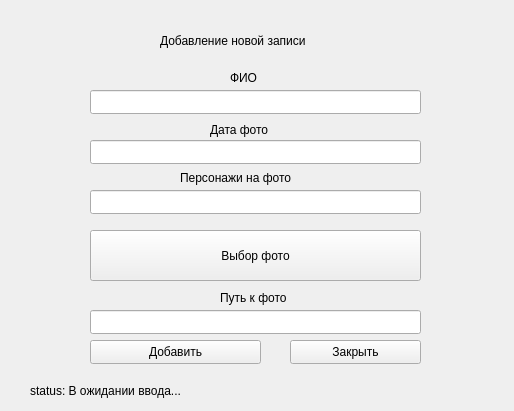
<?xml version="1.0" encoding="UTF-8"?>
<ui version="4.0">
 <class>adding_form</class>
 <widget class="QWidget" name="adding_form">
  <property name="geometry">
   <rect>
    <x>0</x>
    <y>0</y>
    <width>514</width>
    <height>411</height>
   </rect>
  </property>
  <property name="windowTitle">
   <string>Form</string>
  </property>
  <property name="autoFillBackground">
   <bool>false</bool>
  </property>
  <widget class="QLabel" name="label">
   <property name="geometry">
    <rect>
     <x>160</x>
     <y>30</y>
     <width>181</width>
     <height>21</height>
    </rect>
   </property>
   <property name="text">
    <string>Добавление новой записи</string>
   </property>
  </widget>
  <widget class="QPushButton" name="finish_add">
   <property name="geometry">
    <rect>
     <x>90</x>
     <y>340</y>
     <width>171</width>
     <height>24</height>
    </rect>
   </property>
   <property name="cursor">
    <cursorShape>PointingHandCursor</cursorShape>
   </property>
   <property name="styleSheet">
    <string notr="true"/>
   </property>
   <property name="text">
    <string>Добавить</string>
   </property>
  </widget>
  <widget class="QLineEdit" name="txtFIO">
   <property name="enabled">
    <bool>true</bool>
   </property>
   <property name="geometry">
    <rect>
     <x>90</x>
     <y>90</y>
     <width>331</width>
     <height>24</height>
    </rect>
   </property>
   <property name="text">
    <string/>
   </property>
  </widget>
  <widget class="QLineEdit" name="date">
   <property name="geometry">
    <rect>
     <x>90</x>
     <y>140</y>
     <width>331</width>
     <height>24</height>
    </rect>
   </property>
   <property name="text">
    <string/>
   </property>
  </widget>
  <widget class="QPushButton" name="finish_cancel">
   <property name="enabled">
    <bool>true</bool>
   </property>
   <property name="geometry">
    <rect>
     <x>290</x>
     <y>340</y>
     <width>131</width>
     <height>24</height>
    </rect>
   </property>
   <property name="cursor">
    <cursorShape>PointingHandCursor</cursorShape>
   </property>
   <property name="autoFillBackground">
    <bool>true</bool>
   </property>
   <property name="text">
    <string>Закрыть</string>
   </property>
  </widget>
  <widget class="QLabel" name="author">
   <property name="geometry">
    <rect>
     <x>230</x>
     <y>70</y>
     <width>58</width>
     <height>16</height>
    </rect>
   </property>
   <property name="text">
    <string>ФИО</string>
   </property>
  </widget>
  <widget class="QLabel" name="label_3">
   <property name="geometry">
    <rect>
     <x>210</x>
     <y>120</y>
     <width>121</width>
     <height>20</height>
    </rect>
   </property>
   <property name="text">
    <string>Дата фото</string>
   </property>
  </widget>
  <widget class="QLabel" name="status_label">
   <property name="geometry">
    <rect>
     <x>30</x>
     <y>370</y>
     <width>381</width>
     <height>41</height>
    </rect>
   </property>
   <property name="text">
    <string>status: В ожидании ввода...</string>
   </property>
  </widget>
  <widget class="QPushButton" name="photo_path_buton">
   <property name="geometry">
    <rect>
     <x>90</x>
     <y>230</y>
     <width>331</width>
     <height>51</height>
    </rect>
   </property>
   <property name="text">
    <string>Выбор фото</string>
   </property>
  </widget>
  <widget class="QLineEdit" name="personages">
   <property name="geometry">
    <rect>
     <x>90</x>
     <y>190</y>
     <width>331</width>
     <height>24</height>
    </rect>
   </property>
   <property name="text">
    <string/>
   </property>
  </widget>
  <widget class="QLabel" name="label_4">
   <property name="geometry">
    <rect>
     <x>180</x>
     <y>170</y>
     <width>171</width>
     <height>16</height>
    </rect>
   </property>
   <property name="text">
    <string>Персонажи на фото</string>
   </property>
  </widget>
  <widget class="QLineEdit" name="photo_path">
   <property name="geometry">
    <rect>
     <x>90</x>
     <y>310</y>
     <width>331</width>
     <height>24</height>
    </rect>
   </property>
   <property name="text">
    <string/>
   </property>
  </widget>
  <widget class="QLabel" name="label_2">
   <property name="geometry">
    <rect>
     <x>220</x>
     <y>290</y>
     <width>101</width>
     <height>16</height>
    </rect>
   </property>
   <property name="text">
    <string>Путь к фото</string>
   </property>
  </widget>
 </widget>
 <resources/>
 <connections/>
</ui>
